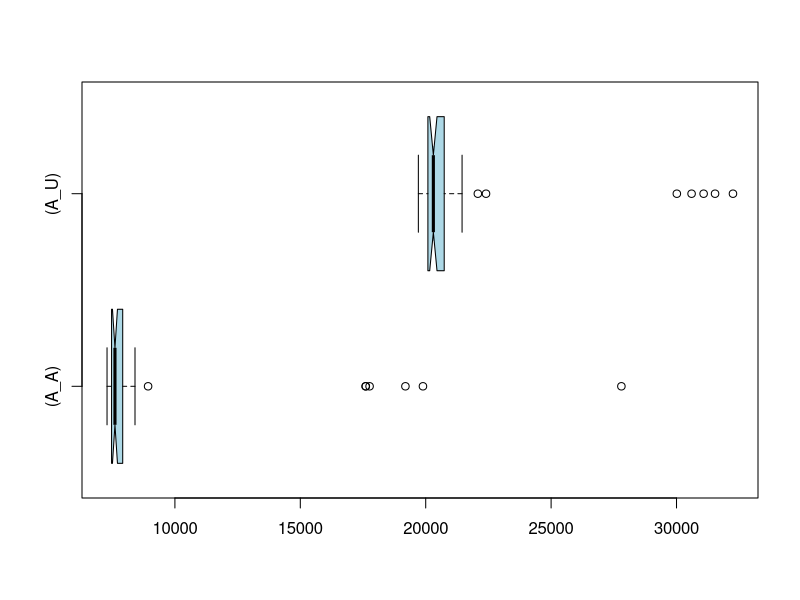

Write R code to recreate this figure.
if (exists("A_A")) remove("A_A")
if (exists("A_U")) remove("A_U")
if (exists("C_A")) remove("C_A")
if (exists("C_U")) remove("C_U")
A_U<-c(31537,30601,30013,31081,32251,22405,20337,20733,20513,20739,20413,19986,20103,20548,20738,22079,20750,20220,19865,20289,19746,20795,19878,19707,20159,21450,20321,20230,19743,20353,20188,20087,20042,20193,20040,20081,20581,20116,20219,20360,21284,19974,20195,19911,20623,20204,20143,19976,20673,20356)
A_A<-c(27802,17762,17604,17612,19890,19191,8154,7938,7952,7573,7630,7919,7347,7455,7853,8931,7598,7491,7630,7370,7474,7622,7701,7874,7369,7494,7850,7319,7483,7756,7665,7432,7409,7971,7644,7382,7521,7336,7563,7637,7543,7476,7464,7585,7651,8409,7294,7575,7455,7505)
if (exists("A_U")) boxplot.stats(A_U)
if (exists("A_A")) boxplot.stats(A_A)
if (exists("C_U")) boxplot.stats(C_U)
if (exists("C_A")) boxplot.stats(C_A)
if (exists("A_U")) summary(A_U)
if (exists("A_A")) summary(A_A)
if (exists("C_U")) summary(C_U)
if (exists("C_A")) summary(C_A)
if (exists("A_U")) boxplot(A_A,A_U,col="lightblue",horizontal=TRUE,match=TRUE,names=c("(A_A)","(A_U)"),notch=TRUE)
if (exists("C_U")) boxplot(C_A,C_U,col="lightblue",horizontal=TRUE,match=TRUE,names=c("(C_A)","(C_U)"),notch=TRUE)
